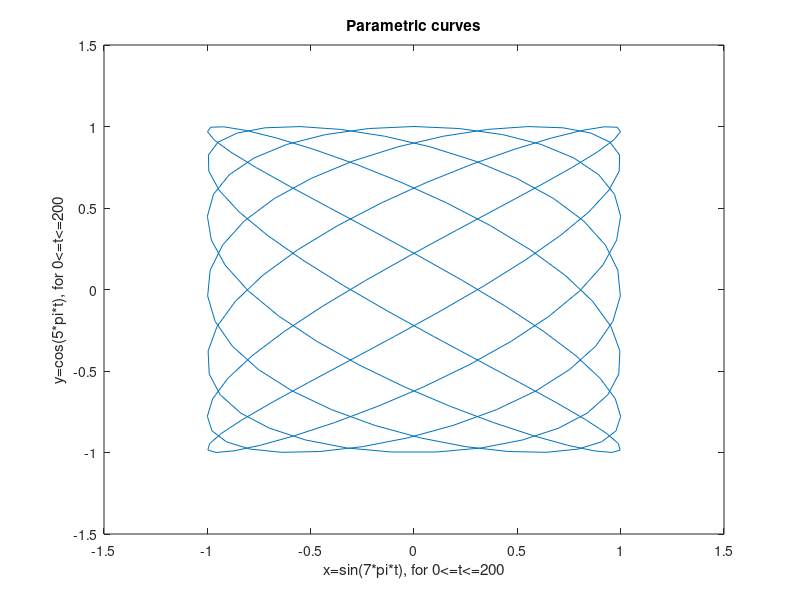

Reproduce this figure in MATLAB.
% Parametric curve

disp('2D plot, Example 3:')

t=linspace(0,2,200);
x=sin(7*pi*t);
y=cos(5*pi*t);
plot(x,y)
title('Parametric curves')
xlabel('x=sin(7*pi*t), for 0<=t<=200')
ylabel('y=cos(5*pi*t), for 0<=t<=200')
xlim([-1.5 1.5])
ylim([-1.5 1.5])